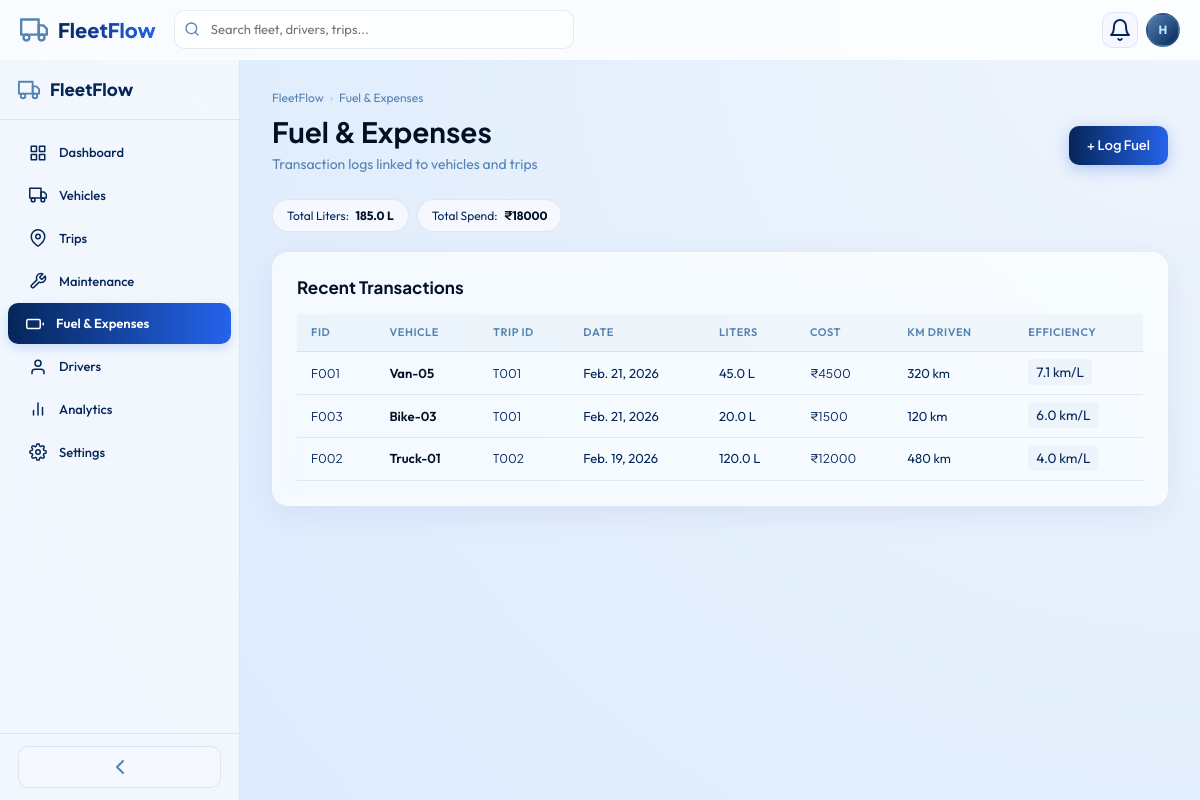
Screenshot of /expenses/ (signed in) with the database file from the repository.
### app/models.py (models this page shows, shortened)
class FuelLog(models.Model):
    fid = models.CharField(max_length=10, unique=True, editable=False)
    vehicle = models.ForeignKey(Vehicle, on_delete=models.CASCADE, related_name='fuel_logs')
    trip = models.ForeignKey(
        Trip, on_delete=models.SET_NULL, null=True, blank=True, related_name='fuel_logs'
    )
    liters = models.FloatField()
    cost = models.PositiveIntegerField(default=0)
    date = models.DateField()
    km_driven = models.PositiveIntegerField(default=0)
    created_at = models.DateTimeField(auto_now_add=True)
    class Meta:
        ordering = ['-date']
    @property
    def fuel_efficiency(self):
        if self.liters and self.liters > 0:
            return self.km_driven / self.liters
        return 0

class Vehicle(models.Model):
    STATUS_CHOICES = [
        ('Available', 'Available'),
        ('On Trip', 'On Trip'),
        ('In Shop', 'In Shop'),
        ('Retired', 'Retired'),
    ]
    vid = models.CharField(max_length=10, unique=True, editable=False)
    name = models.CharField(max_length=100)
    model_name = models.CharField(max_length=100)
    plate = models.CharField(max_length=30, unique=True)
    vehicle_type = models.ForeignKey(VehicleType, on_delete=models.PROTECT, related_name='vehicles')
    capacity = models.PositiveIntegerField(help_text='Max load in kg')
    odometer = models.PositiveIntegerField(default=0)
    acquisition_cost = models.PositiveIntegerField(default=0)
    status = models.CharField(max_length=15, choices=STATUS_CHOICES, default='Available')
    region = models.ForeignKey(Region, on_delete=models.PROTECT, related_name='vehicles')
    created_at = models.DateTimeField(auto_now_add=True)
    class Meta:
        ordering = ['vid']

class Trip(models.Model):
    STATUS_CHOICES = [
        ('Draft', 'Draft'),
        ('Dispatched', 'Dispatched'),
        ('Completed', 'Completed'),
        ('Cancelled', 'Cancelled'),
    ]
    tid = models.CharField(max_length=10, unique=True, editable=False)
    vehicle = models.ForeignKey(Vehicle, on_delete=models.PROTECT, related_name='trips')
    driver = models.ForeignKey(Driver, on_delete=models.PROTECT, related_name='trips')
    origin = models.CharField(max_length=100)
    destination = models.CharField(max_length=100)
    region = models.ForeignKey(Region, on_delete=models.PROTECT, related_name='trips')
    cargo_weight = models.PositiveIntegerField()
    cargo_desc = models.TextField(blank=True, default='')
    status = models.CharField(max_length=15, choices=STATUS_CHOICES, default='Draft')
    date = models.DateField()
    odometer_start = models.PositiveIntegerField(default=0)
    odometer_end = models.PositiveIntegerField(null=True, blank=True)
    revenue = models.PositiveIntegerField(default=0)
    created_at = models.DateTimeField(auto_now_add=True)
    class Meta:
        ordering = ['-date', '-tid']

### app/views.py (the view, shortened to what this page needs)
# urls.py: path('expenses/', views.expenses, name='expenses'),
@login_required
def expenses(request):
    logs = FuelLog.objects.all().select_related('vehicle', 'trip')
    context = {
        'active_page': 'expenses',
        'logs': logs,
        'total_liters': logs.aggregate(Sum('liters'))['liters__sum'] or 0,
        'total_cost': logs.aggregate(Sum('cost'))['cost__sum'] or 0,
        'vehicles': Vehicle.objects.exclude(status='Retired'),
        'active_trips': Trip.objects.filter(status='Dispatched'),
        'today': timezone.now().date(),
    }
    return render(request, 'app/fuel.html', context)

### app/templates/app/fuel.html (shortened to what this page needs)
{% extends 'app/base.html' %}
{% load static %}
{% block content %}
<div class="page-header">
    <div class="breadcrumb"><a href="{% url 'dashboard' %}">FleetFlow</a><span class="sep">›</span><span>Fuel & Expenses</span></div>
    <div class="page-header-row">
        <div>
            <h1>Fuel & Expenses</h1>
            <p class="page-subtitle">Transaction logs linked to vehicles and trips</p>
        </div>
        <button class="btn btn-primary" onclick="openLogFuel()">+ Log Fuel</button>
    </div>
</div>
<div class="summary-pills">
    <div class="summary-pill">Total Liters: <strong>{{ total_liters|floatformat:1 }} L</strong></div>
    <div class="summary-pill">Total Spend: <strong>₹{{ total_cost|floatformat:0 }}</strong></div>
</div>
<div class="glass-card" style="padding:24px">
    <h3 style="margin-bottom:16px">Recent Transactions</h3>
    <div class="table-responsive">
        <table class="data-table">
            <thead>
                <tr>
                    <th>FID</th>
                    <th>Vehicle</th>
                    <th>Trip ID</th>
                    <th>Date</th>
                    <th>Liters</th>
                    <th>Cost</th>
                    <th>KM Driven</th>
                    <th>Efficiency</th>
                </tr>
            </thead>
            <tbody>
                {% for log in logs %}
                <tr>
                    <td><span class="cell-mono">{{ log.fid }}</span></td>
                    <td><span class="cell-primary">{{ log.vehicle.name }}</span></td>
                    <td>{% if log.trip %}<span class="cell-mono">{{ log.trip.tid }}</span>{% else %}—{% endif %}</td>
                    <td>{{ log.date }}</td>
                    <td>{{ log.liters }} L</td>
                    <td><span class="cell-mono">₹{{ log.cost|floatformat:0 }}</span></td>
                    <td>{{ log.km_driven }} km</td>
                    <td>
                        {% if log.liters > 0 %}
                        <span class="badge" style="background:var(--bg-base); padding: 4px 8px; border-radius: 4px; font-size: 0.85rem;">
                            {{ log.fuel_efficiency|floatformat:1 }} km/L
                        </span>
                        {% else %}—{% endif %}
                    </td>
                </tr>
                {% empty %}
                <tr>
                    <td colspan="8" style="text-align:center;padding:40px;color:var(--text-muted)">No expense records found</td>
                </tr>
                {% endfor %}
            </tbody>
        </table>
    </div>
</div>
{% endblock %}

### app/templates/app/base.html (shortened to what this page needs)
{% load static %}
<!DOCTYPE html>
<html lang="en">
<head>
    <link rel="stylesheet" href="{% static 'css/styles.css' %}">
    <link rel="stylesheet" href="{% static 'css/premium.css' %}">
</head>
<body>
    <div id="app">
        <nav id="navbar">
            <a href="{% url 'dashboard' %}" class="navbar-logo">
                <i data-feather="truck"></i>
                <span>FleetFlow</span>
            </a>
            <div class="navbar-search">
                <i data-feather="search"></i>
                <input type="text" placeholder="Search fleet, drivers, trips..." id="global-search"
                    aria-label="Global search" autocomplete="off">
            </div>
            <div class="navbar-right">
                <div style="position:relative">
                    <button class="nav-btn" id="notif-btn" aria-label="Notifications">
                        <i data-feather="bell"></i>
                    </button>
                </div>
                <div style="position:relative">
                    <div class="user-avatar" id="user-avatar" title="User menu">{{ request.user.username|make_list|first|upper }}</div>
                </div>
            </div>
        </nav>
        <div id="app-body">
            <aside id="sidebar">
                <div class="sidebar-header">
                    <i data-feather="truck"></i>
                    <span class="sidebar-header-text">FleetFlow</span>
                </div>
                <nav class="sidebar-nav">
                    <a href="{% url 'dashboard' %}"
                        class="nav-item {% if active_page == 'dashboard' %}active{% endif %}" data-page="dashboard">
                        <i data-feather="grid"></i>
                        <span class="nav-label">Dashboard</span>
                    </a>
                    <a href="{% url 'vehicles' %}" class="nav-item {% if active_page == 'vehicles' %}active{% endif %}"
                        data-page="vehicles">
                        <i data-feather="truck"></i>
                        <span class="nav-label">Vehicles</span>
                    </a>
                    <a href="{% url 'trips' %}" class="nav-item {% if active_page == 'trips' %}active{% endif %}"
                        data-page="trips">
                        <i data-feather="map-pin"></i>
                        <span class="nav-label">Trips</span>
                    </a>
                    <a href="{% url 'maintenance' %}"
                        class="nav-item {% if active_page == 'maintenance' %}active{% endif %}" data-page="maintenance">
                        <i data-feather="tool"></i>
                        <span class="nav-label">Maintenance</span>
                    </a>
                    <a href="{% url 'expenses' %}" class="nav-item {% if active_page == 'expenses' %}active{% endif %}"
                        data-page="expenses">
                        <i data-feather="battery"></i>
                        <span class="nav-label">Fuel &amp; Expenses</span>
                    </a>
                    <a href="{% url 'drivers' %}" class="nav-item {% if active_page == 'drivers' %}active{% endif %}"
                        data-page="drivers">
                        <i data-feather="user"></i>
                        <span class="nav-label">Drivers</span>
                    </a>
                    <a href="{% url 'analytics' %}"
                        class="nav-item {% if active_page == 'analytics' %}active{% endif %}" data-page="analytics">
                        <i data-feather="bar-chart-2"></i>
                        <span class="nav-label">Analytics</span>
                    </a>
                    <a href="{% url 'settings' %}" class="nav-item {% if active_page == 'settings' %}active{% endif %}"
                        data-page="settings">
                        <i data-feather="settings"></i>
                        <span class="nav-label">Settings</span>
                    </a>
                </nav>
                <div class="sidebar-footer">
                    <button class="sidebar-toggle" onclick="toggleSidebarCollapse()" aria-label="Collapse sidebar">
                        <i data-feather="chevron-left"></i>
                    </button>
                </div>
            </aside>
            <main id="main-content">
                {% block content %}{% endblock %}
            </main>
        </div>
    </div>
</body>
</html>

### app/static/css/premium.css (style rules this page uses)
:root { --glass-bg: rgba(255, 255, 255, 0.7); --glass-border: rgba(255, 255, 255, 0.2); --premium-gradient: linear-gradient(135deg, #052659 0%, #5483b3 100%); --accent-gradient: linear-gradient(90deg, #052659 0%, #2563eb 100%); }
body { background: radial-gradient(circle at top right, #eef4fb, #dbeafe); font-family: "Outfit", "Plus Jakarta Sans", sans-serif !important; }
.glass-card { background: var(--glass-bg); backdrop-filter: blur(12px) saturate(180%); -webkit-backdrop-filter: blur(12px) saturate(180%); border: 1px solid var(--glass-border) !important; box-shadow: 0 8px 32px 0 rgba(31, 38, 135, 0.07) !important; }
#navbar { background: rgba(255, 255, 255, 0.8) !important; backdrop-filter: blur(20px) !important; border-bottom: 1px solid rgba(255, 255, 255, 0.3) !important; }
.navbar-logo span { background: var(--accent-gradient) !important; -webkit-background-clip: text !important; -webkit-text-fill-color: transparent !important; background-clip: text !important; }
#sidebar { background: rgba(255, 255, 255, 0.6) !important; backdrop-filter: blur(20px) !important; }
.nav-item { transition: all 0.3s cubic-bezier(0.4, 0, 0.2, 1) !important; }
.nav-item.active { background: var(--accent-gradient) !important; color: white !important; border-left: none !important; box-shadow: 0 4px 12px rgba(37, 99, 235, 0.2); }
.data-table thead th { background: rgba(84, 131, 179, 0.05) !important; text-transform: uppercase; font-size: 11px; letter-spacing: 0.05em; }
.data-table tr { transition: all 0.2s !important; }
.btn-primary { background: var(--accent-gradient) !important; border: none !important; box-shadow: 0 4px 15px rgba(37, 99, 235, 0.3); transition: all 0.3s !important; color: white !important; }

### rows the page displays
FuelLog: fid "F001", vehicle.name "Van-05", trip.tid "T001", date "Feb. 21, 2026", liters "45.0", cost "4500", km_driven "320", fuel_efficiency "7.1"
FuelLog: fid "F003", vehicle.name "Bike-03", trip.tid "T001", date "Feb. 21, 2026", liters "20.0", cost "1500", km_driven "120", fuel_efficiency "6.0"
FuelLog: fid "F002", vehicle.name "Truck-01", trip.tid "T002", date "Feb. 19, 2026", liters "120.0", cost "12000", km_driven "480", fuel_efficiency "4.0"

### other values shown
{{ request.user.username|make_list|first|upper }} "H"
{{ total_liters|floatformat:1 }} "185.0"
{{ total_cost|floatformat:0 }} "18000"
